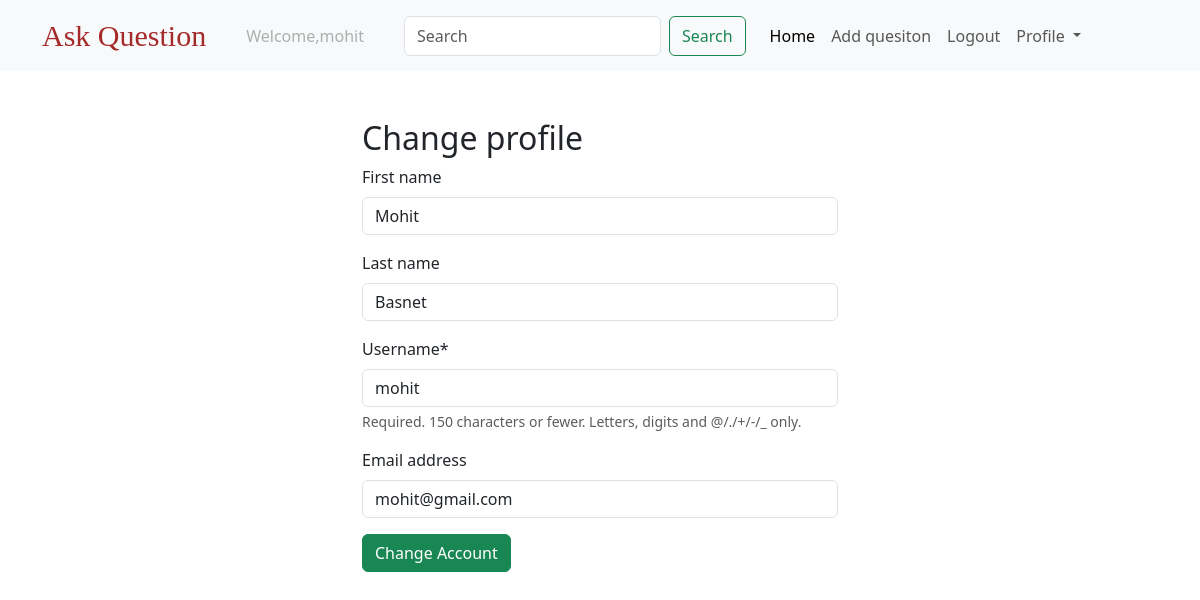
Screenshot of /profile/ (signed in) with the database file from the repository.
### users/models.py (models this page shows)
class CustomUser(AbstractUser):
    pass

### questions/views.py (the view)
# urls.py: path('profile/',change_profile,name = "change-profile"),
@login_required
def change_profile(request):
    if request.method == "POST":
        form = ProfileForm(request.POST, instance = request.user)
        if form.is_valid():
            form.save()
            messages.success(request,'Your profile has been updated successfully')
    form = ProfileForm(instance = request.user)
    return render(request,"registration/profile.html",{'form':form})

### questions/forms.py
class ProfileForm(forms.ModelForm):
    class Meta:
        model = User
        fields = ('first_name','last_name','username','email')

### templates/registration/profile.html (shortened to what this page needs)
{% extends "base.html"%}
{% load crispy_forms_tags %}
{% block body %}
<div class = "container profile-style mt-5">
    <h2>Change profile</h2>
    <form action="" method = "post" novalidate>
        {{form | crispy}}
        <input type="submit" value = "Change Account" class = "btn btn-success">
    </form>
</div>
{% endblock %}

### templates/navbar.html (shortened to what this page needs)
<nav class="navbar navbar-expand-lg bg-body-tertiary">
    <div class="container">
      <a class="navbar-brand text-style" href="{%url 'question-list'%}">Ask Question</a>
      <div class="collapse navbar-collapse" id="navbarSupportedContent">
        <ul class="navbar-nav me-auto mb-2 mb-lg-0">
          {% if request.user.is_authenticated %}
            <li class="nav-item mx-3">
                <a class="nav-link disabled" aria-disabled="true">Welcome,{{request.user.username}}</a>
              </li>
              <form class="d-flex mx-3" role="search">
                <input class="form-control me-2" type="search" placeholder="Search" name = "q"aria-label="Search">
                <button class="btn btn-outline-success" type="submit">Search</button>
              </form>
          <li class="nav-item">
            <a class="nav-link active" aria-current="page" href="{% url 'question-list'%}">Home</a>
          </li>
          <li class="nav-item">
            <a class="nav-link" href="{% url 'add-question'%}">Add quesiton</a>
          </li>
          <li class="nav-item">
            <a class="nav-link" href="{% url 'logout'%}">Logout</a>
          </li>
          <li class="nav-item dropdown">
            <a class="nav-link dropdown-toggle" href="#" role="button" data-bs-toggle="dropdown" aria-expanded="false">
             Profile
            </a>
          {% endif%}
        </ul>
      </div>
    </div>
  </nav>

### templates/navbar.html (style rules this page uses)
.text-style { font-size: 30px !important; font-family: fantasy !important; color:brown !important; }

### templates/registration/profile.html (style rules this page uses)
.profile-style { width:500px; height:auto; }

### rows the page displays
CustomUser: user.username "mohit", first_name "Mohit", last_name "Basnet", username "mohit", email "mohit@gmail.com"
